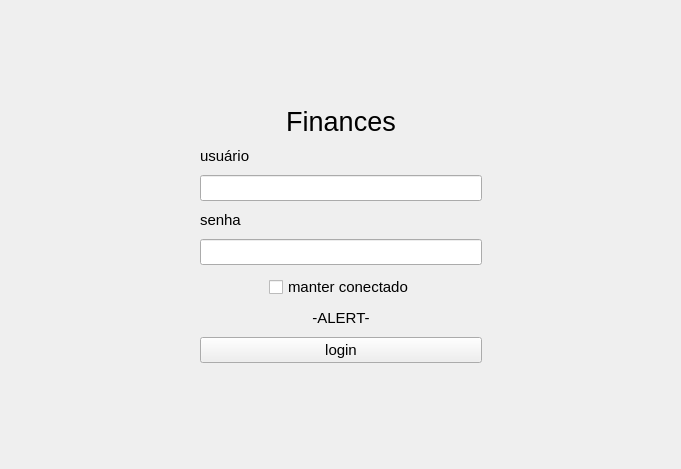
<?xml version="1.0" encoding="UTF-8"?>
<ui version="4.0">
 <class>LoginForm</class>
 <widget class="QWidget" name="LoginForm">
  <property name="geometry">
   <rect>
    <x>0</x>
    <y>0</y>
    <width>681</width>
    <height>469</height>
   </rect>
  </property>
  <property name="font">
   <font>
    <family>Segoe UI</family>
    <pointsize>11</pointsize>
   </font>
  </property>
  <property name="windowTitle">
   <string>Form</string>
  </property>
  <layout class="QHBoxLayout" name="horizontalLayout" stretch="1,0,1">
   <item>
    <spacer name="horizontalSpacer">
     <property name="orientation">
      <enum>Qt::Horizontal</enum>
     </property>
     <property name="sizeHint" stdset="0">
      <size>
       <width>173</width>
       <height>20</height>
      </size>
     </property>
    </spacer>
   </item>
   <item>
    <widget class="QWidget" name="widget" native="true">
     <property name="minimumSize">
      <size>
       <width>300</width>
       <height>0</height>
      </size>
     </property>
     <layout class="QVBoxLayout" name="verticalLayout">
      <property name="spacing">
       <number>10</number>
      </property>
      <item>
       <spacer name="verticalSpacer_2">
        <property name="orientation">
         <enum>Qt::Vertical</enum>
        </property>
        <property name="sizeHint" stdset="0">
         <size>
          <width>20</width>
          <height>40</height>
         </size>
        </property>
       </spacer>
      </item>
      <item>
       <widget class="QLabel" name="label">
        <property name="font">
         <font>
          <pointsize>20</pointsize>
         </font>
        </property>
        <property name="text">
         <string>Finances</string>
        </property>
        <property name="alignment">
         <set>Qt::AlignCenter</set>
        </property>
        <property name="margin">
         <number>0</number>
        </property>
       </widget>
      </item>
      <item>
       <widget class="QLabel" name="label_2">
        <property name="text">
         <string>usuário</string>
        </property>
       </widget>
      </item>
      <item>
       <widget class="QLineEdit" name="leUser"/>
      </item>
      <item>
       <widget class="QLabel" name="label_3">
        <property name="text">
         <string>senha</string>
        </property>
       </widget>
      </item>
      <item>
       <widget class="QLineEdit" name="lePassword">
        <property name="echoMode">
         <enum>QLineEdit::Password</enum>
        </property>
       </widget>
      </item>
      <item>
       <widget class="QWidget" name="widget_2" native="true">
        <layout class="QHBoxLayout" name="horizontalLayout_2">
         <property name="topMargin">
          <number>0</number>
         </property>
         <property name="bottomMargin">
          <number>0</number>
         </property>
         <item>
          <spacer name="horizontalSpacer_3">
           <property name="orientation">
            <enum>Qt::Horizontal</enum>
           </property>
           <property name="sizeHint" stdset="0">
            <size>
             <width>40</width>
             <height>20</height>
            </size>
           </property>
          </spacer>
         </item>
         <item>
          <widget class="QCheckBox" name="cbKeep">
           <property name="text">
            <string>manter conectado</string>
           </property>
          </widget>
         </item>
         <item>
          <spacer name="horizontalSpacer_4">
           <property name="orientation">
            <enum>Qt::Horizontal</enum>
           </property>
           <property name="sizeHint" stdset="0">
            <size>
             <width>51</width>
             <height>20</height>
            </size>
           </property>
          </spacer>
         </item>
        </layout>
       </widget>
      </item>
      <item>
       <widget class="QLabel" name="lbAlert">
        <property name="text">
         <string>-ALERT-</string>
        </property>
        <property name="alignment">
         <set>Qt::AlignCenter</set>
        </property>
        <property name="margin">
         <number>5</number>
        </property>
       </widget>
      </item>
      <item>
       <widget class="QPushButton" name="btnLogin">
        <property name="text">
         <string>login</string>
        </property>
       </widget>
      </item>
      <item>
       <spacer name="verticalSpacer">
        <property name="orientation">
         <enum>Qt::Vertical</enum>
        </property>
        <property name="sizeHint" stdset="0">
         <size>
          <width>20</width>
          <height>40</height>
         </size>
        </property>
       </spacer>
      </item>
     </layout>
    </widget>
   </item>
   <item>
    <spacer name="horizontalSpacer_2">
     <property name="orientation">
      <enum>Qt::Horizontal</enum>
     </property>
     <property name="sizeHint" stdset="0">
      <size>
       <width>172</width>
       <height>20</height>
      </size>
     </property>
    </spacer>
   </item>
  </layout>
 </widget>
 <tabstops>
  <tabstop>leUser</tabstop>
  <tabstop>lePassword</tabstop>
  <tabstop>cbKeep</tabstop>
  <tabstop>btnLogin</tabstop>
 </tabstops>
 <resources/>
 <connections/>
</ui>
